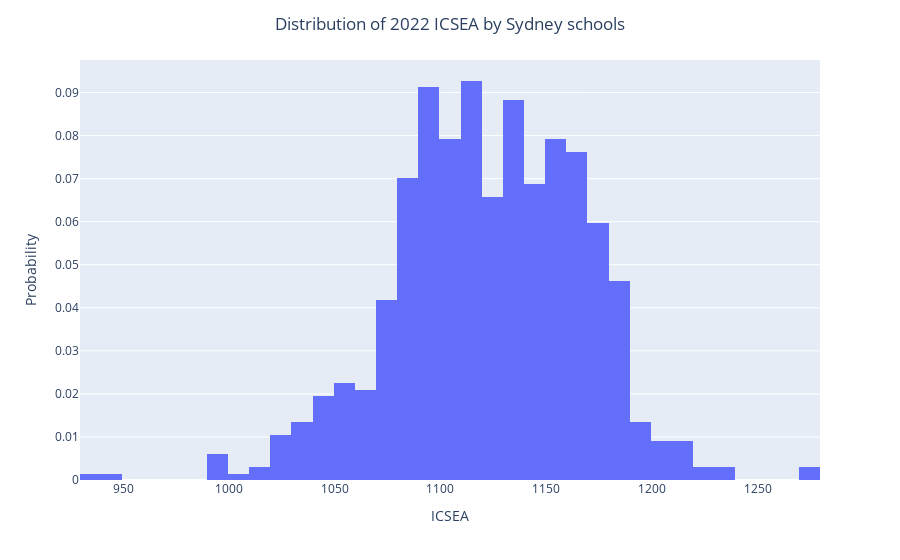

This figure's notebook cell:
### Code cell
print('Primary: ',df_prim['ICSEA'].describe())
print('Secondary:',df_second['ICSEA'].describe())


fig=px.histogram(df_school, x='ICSEA',histnorm ='probability')
fig.update_layout(title_text='Distribution of 2022 ICSEA by Sydney schools',title_x=0.5,
                  yaxis_title_text='Probability')

fig.show()

### Figure 1 — Plotly figure (JSON) as saved in the notebook; plotly's stock layout.template omitted (floating-point values rounded to 4 significant figures; data arrays with more than 128 entries replaced by an {"elided": "..."} marker saying what was removed)
{"data": [{"alignmentgroup": "True", "bingroup": "x", "histnorm": "probability", "hovertemplate": "ICSEA=%{x}<br>probability=%{y}<extra></extra>", "legendgroup": "", "marker": {"color": "#636efa", "pattern": {"shape": ""}}, "name": "", "offsetgroup": "", "orientation": "v", "showlegend": false, "type": "histogram", "x": {"elided": "669 int values"}, "xaxis": "x", "yaxis": "y"}], "layout": {"barmode": "relative", "legend": {"tracegroupgap": 0}, "margin": {"t": 60}, "title": {"text": "Distribution of 2022 ICSEA by Sydney schools", "x": 0.5}, "xaxis": {"anchor": "y", "domain": [0, 1], "title": {"text": "ICSEA"}}, "yaxis": {"anchor": "x", "domain": [0, 1], "title": {"text": "Probability"}}}}
